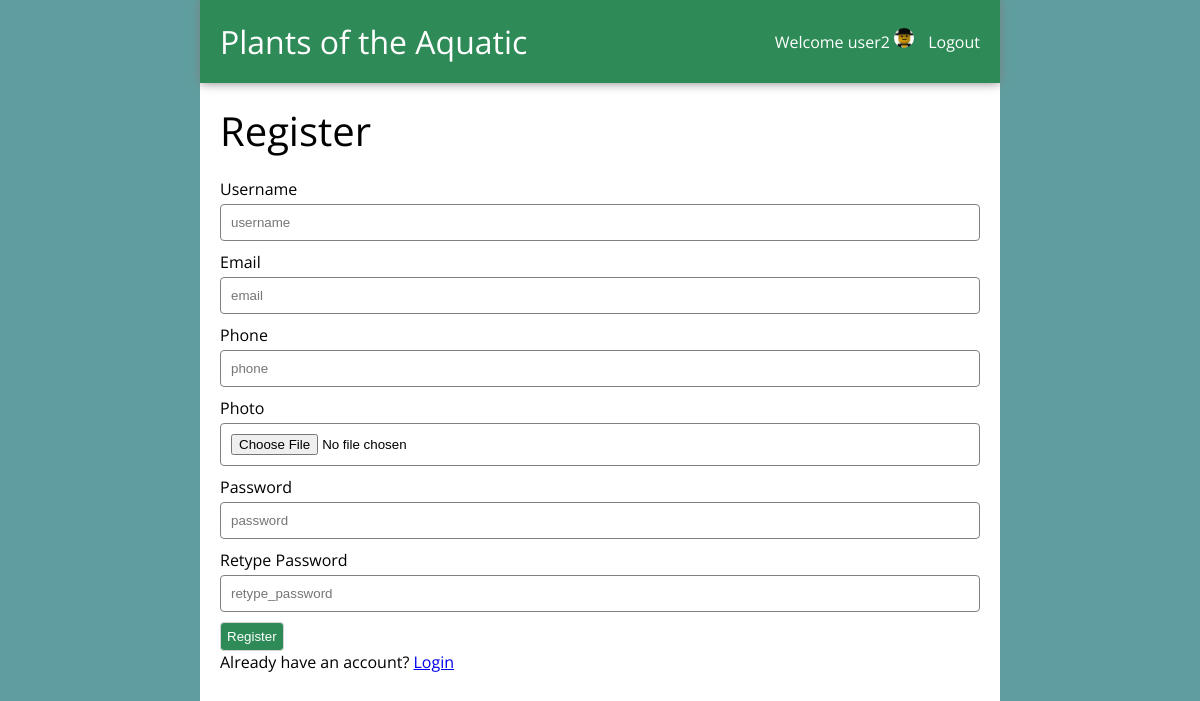
The page /users/register/ (signed in) on the database its author committed.
### users/models.py (models this page shows)
class User(AbstractUser):
    phone = models.CharField(max_length=20)
    photo = models.ImageField(upload_to='user_photos/')

### users/views.py (the view, shortened to what this page needs)
# urls.py: path('register/', views.register, name='register'),
def register(request):
    return render(request, 'users/register.html')

### users/templates/users/register.html (shortened to what this page needs)
{% extends 'blogapp/base.html' %}
{% block title %}Register{% endblock %}
{% block content %}
<form action="{% url 'users:register' %}" method="post" enctype="multipart/form-data">
    <div>
        <label for="input_username">Username</label>
        <input id="input_username" type="text" placeholder="username" name="username" required/>
    </div>
    <div>
        <label for="input_email">Email</label>
        <input id="input_email" type="email" placeholder="email" name="email" required/>
    </div>
    <div>
        <label for="input_phone">Phone</label>
        <input id="input_phone" type="text" placeholder="phone" name="phone" required/>
    </div>
    <div>
        <label for="input_photo">Photo</label>
        <input id="input_photo" type="file" placeholder="photo" name="photo" accept="image/*" required/>
    </div>
    <div>
        <label for="input_password">Password</label>
        <input id="input_password" type="password" placeholder="password" name="password" required/>
    </div>
    <div>
        <label for="input_retype_password">Retype Password</label>
        <input id="input_retype_password" type="password" placeholder="retype_password" name="retype_password" required/>
    </div>
    <button class="btn" type="submit">Register</button>
</form>
<div>Already have an account? <a href="{% url 'users:login' %}">Login</a></div>
{% endblock %}

### blogapp/templates/blogapp/base.html (shortened to what this page needs)
{% load static %}
<!DOCTYPE html>
<html lang="en">
    <head>
    </head>
    <body>
        <div id="page">
            <nav>
                <div class="site-title">
                    <a href="{% url 'blogapp:index' %}">Plants of the Aquatic</a>
                </div>
                <div>
                    {% if user.is_authenticated %}
                        <span>Welcome {{user.username}}</span>
                        {% if user.photo %}
                        <img src="{{ user.photo.url }}"/>
                        {% else %}
                        <img src="{% static 'users/default_profile_photo.png' %}"/>
                        {% endif %}
                        <a href="{% url 'users:logout' %}">Logout</a>
                    {% else %}
                        <a href="{% url 'users:login' %}">Login</a>
                        <a href="{% url 'users:register' %}">Register</a>
                    {% endif %}
                </div>
            </nav>
            <main>
                <div class="page-title">{% block title %}{% endblock %}</div>
                {% block content %}
                {% endblock %}
            </main>
        </div>
    </body>
</html>

### blogapp/templates/blogapp/base.html (style rules this page uses)
:root { --primary-color: seagreen; --accent-color: lightcoral; --background-color: cadetblue; }
body { background-color: var(--background-color); font-family: 'Open Sans', sans-serif; margin: 0; }
nav { background-color: var(--primary-color); color:white; display:flex; flex-direction:row; justify-content:space-between; align-items: center; box-shadow: 0 0 10px grey; min-height: 60px; padding: 10px; }
.site-title { font-size: 32px; }
nav a { color:white; text-decoration: none; padding: 10px; transition: all 200ms; display:inline-block; }
nav img { width: 20px; border-radius: 20px; }
#page { background-color:white; max-width: 800px; margin: 0 auto; min-height: 100vh; }
main { padding: 20px; }
.btn { background-color: var(--primary-color); color:white; border: 1px solid lightgrey; border-radius: 4px; padding: 6px; transition: all 200ms; text-decoration:none; }
.page-title { font-size: 40px; margin-bottom: 20px; }

### users/templates/users/register.html (style rules this page uses)
form > div { display:flex; flex-direction:column; margin-bottom: 10px; }
form input { border-radius: 4px; border: 1px solid grey; padding: 10px; }
form label { margin-bottom: 4px; }

### rows shown on the page
User: username "user2", photo (picture)
